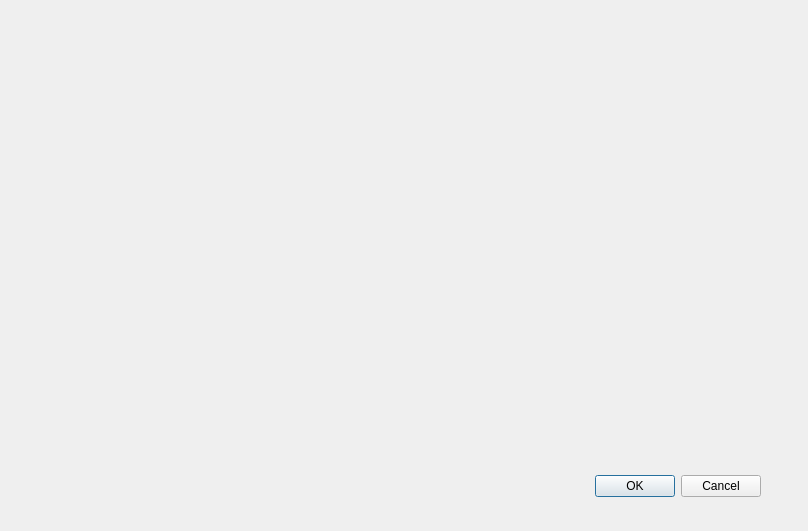
<?xml version="1.0" encoding="UTF-8"?>
<ui version="4.0">
 <class>Dialog</class>
 <widget class="QDialog" name="Dialog">
  <property name="geometry">
   <rect>
    <x>0</x>
    <y>0</y>
    <width>808</width>
    <height>531</height>
   </rect>
  </property>
  <property name="windowTitle">
   <string>Dialog</string>
  </property>
  <widget class="QDialogButtonBox" name="buttonBox">
   <property name="geometry">
    <rect>
     <x>420</x>
     <y>470</y>
     <width>341</width>
     <height>32</height>
    </rect>
   </property>
   <property name="orientation">
    <enum>Qt::Horizontal</enum>
   </property>
   <property name="standardButtons">
    <set>QDialogButtonBox::Cancel|QDialogButtonBox::Ok</set>
   </property>
  </widget>
 </widget>
 <resources/>
 <connections>
  <connection>
   <sender>buttonBox</sender>
   <signal>accepted()</signal>
   <receiver>Dialog</receiver>
   <slot>accept()</slot>
   <hints>
    <hint type="sourcelabel">
     <x>248</x>
     <y>254</y>
    </hint>
    <hint type="destinationlabel">
     <x>157</x>
     <y>274</y>
    </hint>
   </hints>
  </connection>
  <connection>
   <sender>buttonBox</sender>
   <signal>rejected()</signal>
   <receiver>Dialog</receiver>
   <slot>reject()</slot>
   <hints>
    <hint type="sourcelabel">
     <x>316</x>
     <y>260</y>
    </hint>
    <hint type="destinationlabel">
     <x>286</x>
     <y>274</y>
    </hint>
   </hints>
  </connection>
 </connections>
</ui>
